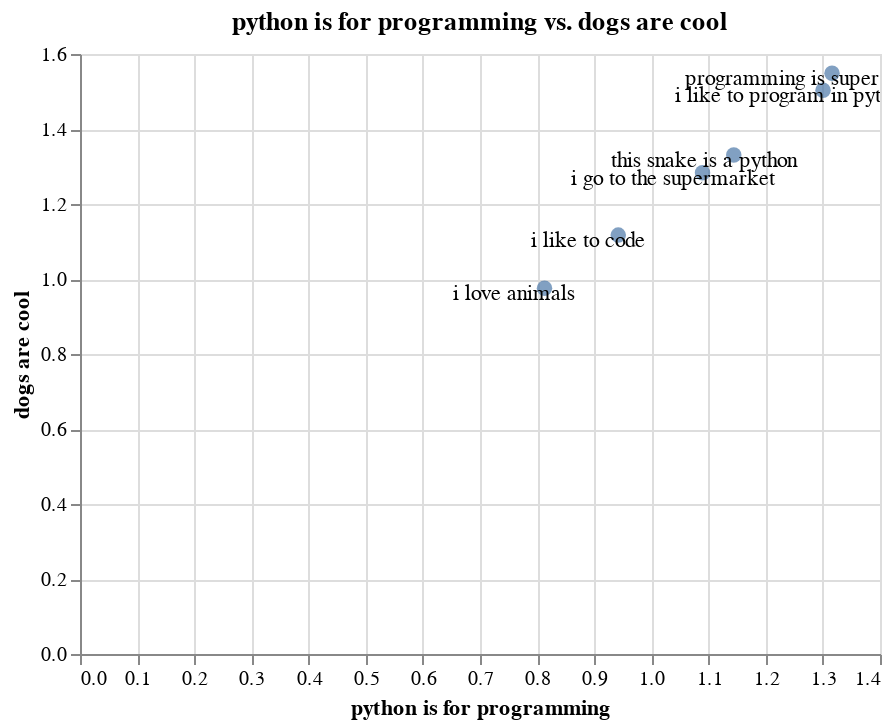

Notebook code cell kept with this figure:
### Markdown cell above
## Embeddings of Tokens with Context

But maybe we'd like to have BERT-style models. These models work differently. Luckily ... spaCy also supports this these days.

### Code cell
nlp = spacy.load("en_trf_robertabase_lg")

contexts = ("this snake is a python",
            "i like to program in python",
            "programming is super fun!",
            "i go to the supermarket",
            "i like to code", 
            "i love animals")

t = EmbeddingSet({k: Embedding(k, nlp(k).vector) for k in contexts})

x_str, y_str = "python is for programming", "dogs are cool"
x_axis = Embedding(x_str, nlp(x_str).vector)
y_axis = Embedding(y_str, nlp(y_str).vector)
t.plot_interactive(x_axis=x_axis, y_axis=y_axis)

### Figure 1 — Vega-Lite specification as saved in the notebook (floating-point values rounded to 4 significant figures)
{"config": {"view": {"continuousWidth": 400, "continuousHeight": 300}}, "layer": [{"mark": {"type": "circle", "size": 60}, "encoding": {"tooltip": [{"type": "nominal", "field": "name"}, {"type": "nominal", "field": "original"}], "x": {"type": "quantitative", "axis": {"title": "python is for programming"}, "field": "x_axis"}, "y": {"type": "quantitative", "axis": {"title": "dogs are cool"}, "field": "y_axis"}}, "selection": {"selector002": {"type": "interval", "bind": "scales", "encodings": ["x", "y"]}}, "title": "python is for programming vs. dogs are cool"}, {"mark": {"type": "text", "color": "black", "dx": -15, "dy": 3}, "encoding": {"text": {"type": "nominal", "field": "original"}, "x": {"type": "quantitative", "axis": {"title": "python is for programming"}, "field": "x_axis"}, "y": {"type": "quantitative", "axis": {"title": "dogs are cool"}, "field": "y_axis"}}}], "data": {"name": "data-ee7849759e706042e23f69940bb8fba0"}, "$schema": "https://vega.github.io/schema/vega-lite/v4.0.2.json", "datasets": {"data-ee7849759e706042e23f69940bb8fba0": [{"x_axis": 1.144, "y_axis": 1.331, "name": "this snake is a python", "original": "this snake is a python"}, {"x_axis": 1.3, "y_axis": 1.503, "name": "i like to program in python", "original": "i like to program in python"}, {"x_axis": 1.316, "y_axis": 1.549, "name": "programming is super fun!", "original": "programming is super fun!"}, {"x_axis": 1.089, "y_axis": 1.283, "name": "i go to the supermarket", "original": "i go to the supermarket"}, {"x_axis": 0.942, "y_axis": 1.117, "name": "i like to code", "original": "i like to code"}, {"x_axis": 0.8129, "y_axis": 0.9751, "name": "i love animals", "original": "i love animals"}]}}
